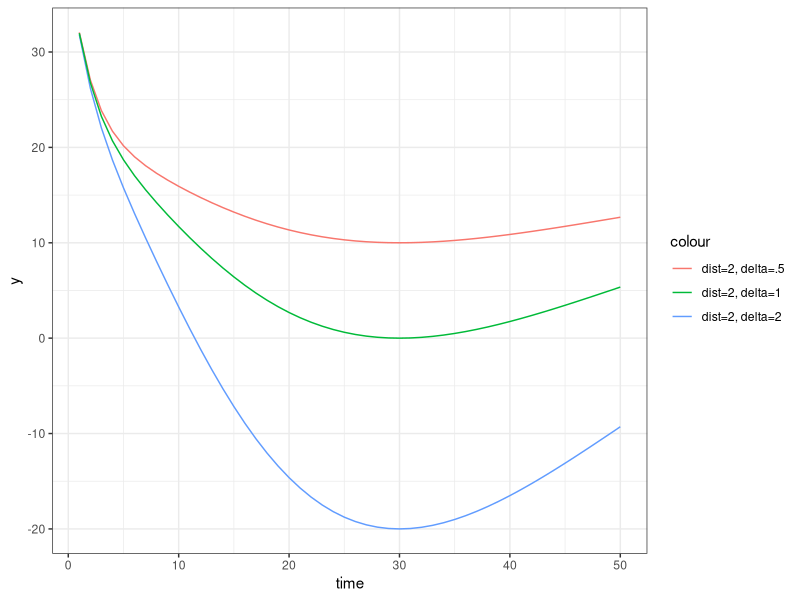
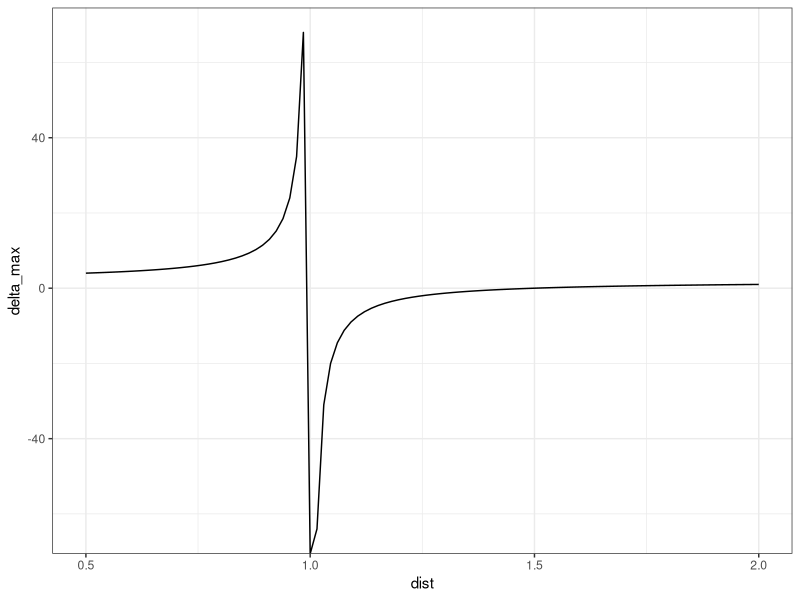

The R source for these figures, in order:
## ---- chunk 1
#| message: false
#| include: false
library(tidyverse)
## ---- chunk 2
#| fig-cap: "Negative STR examples with delta-dist link."
model <- function(time, dist, thetainf, lambda, tau, delta) {
  theta0 <- thetainf * dist
  ltp <- 1 - exp(-lambda * time)
  stp <- delta * (time / tau * exp(1 - time / tau))^2
  return(theta0 + (thetainf - theta0) * (ltp + stp))
}
data.frame(time = 1:50) %>%
  mutate(y = model(time, dist = 2, thetainf = 20,
                   lambda = 0.5, tau = 30, delta = 0.5)) %>%
  mutate(y2 = model(time, dist = 2, thetainf = 20,
                    lambda = 0.5, tau = 30, delta = 2)) %>%
  mutate(y3 = model(time, dist = 2, thetainf = 20,
                    lambda = 0.5, tau = 30, delta = 1)) %>%
  ggplot(aes(time)) +
  geom_line(aes(y = y, col = "dist=2, delta=.5")) +
  geom_line(aes(y = y2, col = "dist=2, delta=2")) +
  geom_line(aes(y = y3, col = "dist=2, delta=1")) +
  theme_bw()
## ---- chunk 3
#| fig-cap: "delta_max with dist."
data.frame(dist = seq(.5, 2, length.out = 100)) %>%
  mutate(delta_max = 2 - (1 / (dist - 1))) %>%
  ggplot(aes(dist, delta_max)) +
  geom_line() +
  theme_bw()
